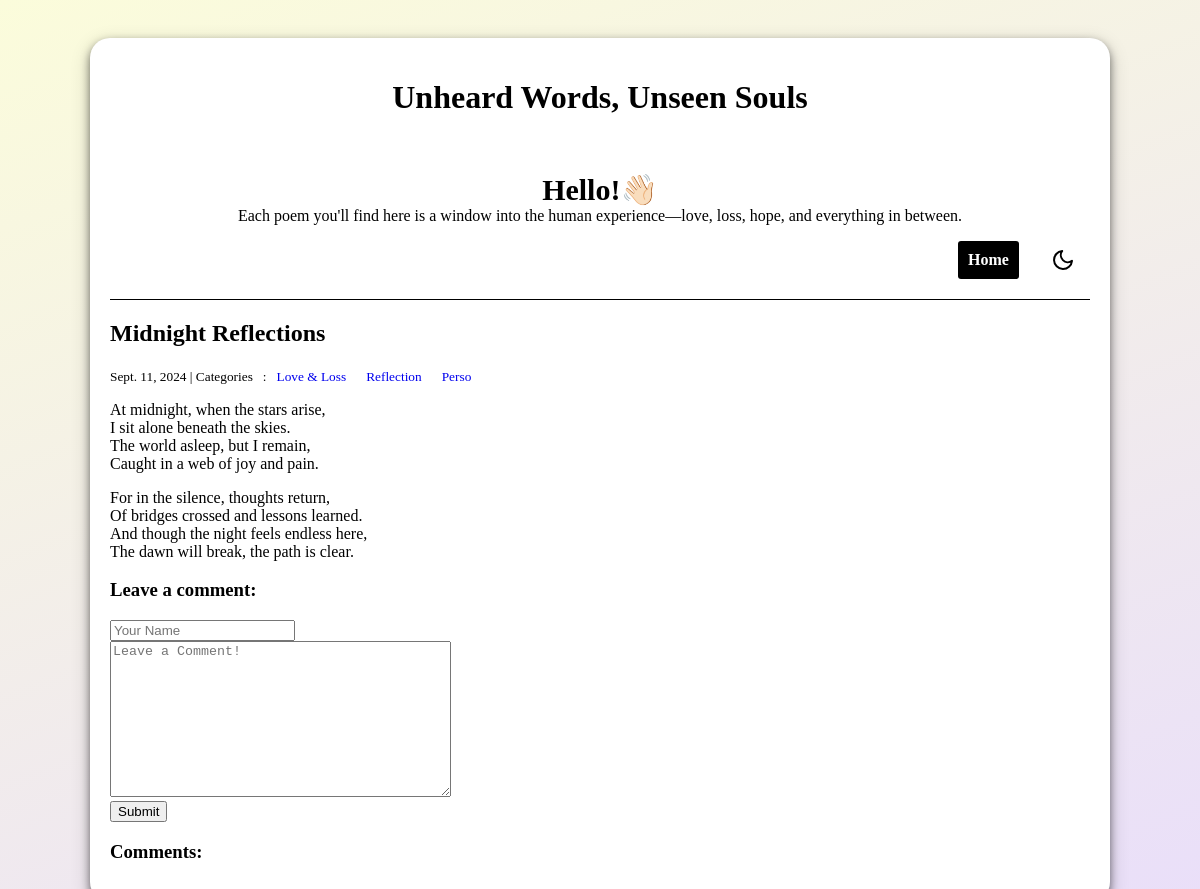
The app's page /post/4/ with its own data.
### blog/models.py (models this page shows, shortened)
class Post(models.Model):
    title=models.CharField(max_length=255)
    body=models.TextField()
    created_on=models.DateTimeField(auto_now_add=True)
    last_modified=models.DateTimeField(auto_now=True)
    categories=models.ManyToManyField("Category",related_name="posts")

class Category(models.Model):
    name=models.CharField(max_length=30)
    class Meta:
        verbose_name_plural="categories"

### blog/views.py (the view, shortened to what this page needs)
# urls.py: path("post/<int:pk>/", views.blog_detail, name="blog_detail"),
def blog_detail(request,pk):
    post=Post.objects.get(pk=pk)
    form=CommentForm()
    comments=Comment.objects.filter(post=post)
    context={
        "post":post,
        "comments":comments,
        "form":CommentForm(),
    }
    return render(request,"blog/detail.html",context)

### blog/forms.py
class CommentForm(forms.Form):
    author=forms.CharField(max_length=60,widget=forms.TextInput(
        attrs={"class" : "form-control","placeholder":"Your Name"}
    ),
    )
    body=forms.CharField(
        widget=forms.Textarea(
            attrs={"class":"form-control","placeholder":"Leave a Comment!"}
        )
    )

### blog/templates/blog/detail.html (shortened to what this page needs)
{% extends "base.html" %}
{% block page_title %}
    <h2>{{ post.title }}</h2>
{% endblock page_title %}
{% block page_content %}
    <small>
        {{ post.created_on.date }} | Categories &nbsp : &nbsp
        {% for category in post.categories.all %}
            <a href="{% url 'blog_category' category.name %}" style="text-decoration:none;">
                {{ category.name }} &nbsp;&nbsp;&nbsp;&nbsp;
            </a>
        {% endfor %}
    </small>
    <p>{{ post.body | linebreaks }}</p>
    <h3>Leave a comment:</h3>
    <form method="post">
        <div>
            {{ form.author }}
        </div>
        <div>
            {{ form.body }}
        </div>
        <button type="submit" class="btn btn-primary">Submit</button>
    </form>
    <h3>Comments:</h3>
{% endblock page_content %}

### blog/templates/base.html (style rules this page uses)
:root { --bg-color: #F5F7F8; --text-color: black; --card-bg-color: white; --button-bg-color: black; --button-text-color: white; }
body { background-color: var(--bg-color); color: var(--text-color); display: flex; flex-direction: column; margin-left: 5%; margin-right: 5%; background: linear-gradient(-20deg, #e9defa 0%, #fbfcdb 100%); }

### records on screen
Post: title "Midnight Reflections", created_on "Sept. 11, 2024", body "At midnight, when the stars arise, I sit alone beneath the skies. The world asleep, but I remain, Caught in a web of joy and pain. For in the silence, thoughts return, Of bridges crossed and lessons learned. And though the night feels endless here, The dawn will break, the path is clear."
Category: name "Love & Loss"
Category: name "Reflection"
Category: name "Perso"
